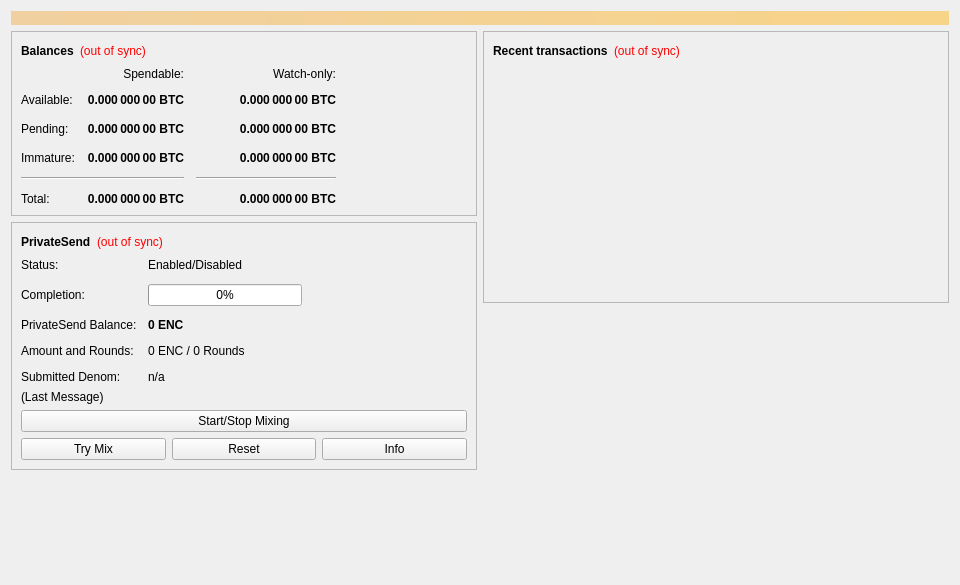
<?xml version="1.0" encoding="UTF-8"?>
<ui version="4.0">
 <class>OverviewPage</class>
 <widget class="QWidget" name="OverviewPage">
  <property name="geometry">
   <rect>
    <x>0</x>
    <y>0</y>
    <width>960</width>
    <height>585</height>
   </rect>
  </property>
  <property name="minimumSize">
   <size>
    <width>960</width>
    <height>0</height>
   </size>
  </property>
  <property name="windowTitle">
   <string>Form</string>
  </property>
  <layout class="QVBoxLayout" name="topLayout">
   <item>
    <widget class="QLabel" name="labelAlerts">
     <property name="visible">
      <bool>false</bool>
     </property>
     <property name="styleSheet">
      <string notr="true">QLabel { background-color: qlineargradient(x1: 0, y1: 0, x2: 1, y2: 0, stop:0 #F0D0A0, stop:1 #F8D488); color:#000000; }</string>
     </property>
     <property name="wordWrap">
      <bool>true</bool>
     </property>
     <property name="margin">
      <number>3</number>
     </property>
     <property name="textInteractionFlags">
      <set>Qt::TextSelectableByMouse</set>
     </property>
    </widget>
   </item>
   <item>
    <layout class="QHBoxLayout" name="horizontalLayout" stretch="1,1">
     <item>
      <layout class="QVBoxLayout" name="verticalLayout_2">
       <item>
        <widget class="QFrame" name="frame">
         <property name="frameShape">
          <enum>QFrame::StyledPanel</enum>
         </property>
         <property name="frameShadow">
          <enum>QFrame::Raised</enum>
         </property>
         <layout class="QVBoxLayout" name="verticalLayout_4">
          <item>
           <layout class="QHBoxLayout" name="horizontalLayout_4">
            <item>
             <widget class="QLabel" name="label_5">
              <property name="font">
               <font>
                <weight>75</weight>
                <bold>true</bold>
               </font>
              </property>
              <property name="text">
               <string>Balances</string>
              </property>
             </widget>
            </item>
            <item>
             <widget class="QLabel" name="labelWalletStatus">
              <property name="toolTip">
               <string>The displayed information may be out of date. Your wallet automatically synchronizes with the Easynodecoin network after a connection is established, but this process has not completed yet.</string>
              </property>
              <property name="styleSheet">
               <string notr="true">QLabel { color: red; }</string>
              </property>
              <property name="text">
               <string notr="true">(out of sync)</string>
              </property>
              <property name="alignment">
               <set>Qt::AlignLeading|Qt::AlignLeft|Qt::AlignVCenter</set>
              </property>
             </widget>
            </item>
            <item>
             <spacer name="horizontalSpacer_3">
              <property name="orientation">
               <enum>Qt::Horizontal</enum>
              </property>
              <property name="sizeHint" stdset="0">
               <size>
                <width>40</width>
                <height>20</height>
               </size>
              </property>
             </spacer>
            </item>
           </layout>
          </item>
          <item>
           <layout class="QGridLayout" name="gridLayout">
            <property name="spacing">
             <number>12</number>
            </property>
            <item row="2" column="2">
             <widget class="QLabel" name="labelWatchPending">
              <property name="font">
               <font>
                <weight>75</weight>
                <bold>true</bold>
               </font>
              </property>
              <property name="cursor">
               <cursorShape>IBeamCursor</cursorShape>
              </property>
              <property name="toolTip">
               <string>Unconfirmed transactions to watch-only addresses</string>
              </property>
              <property name="text">
               <string notr="true">0.000 000 00 BTC</string>
              </property>
              <property name="alignment">
               <set>Qt::AlignRight|Qt::AlignTrailing|Qt::AlignVCenter</set>
              </property>
              <property name="textInteractionFlags">
               <set>Qt::LinksAccessibleByMouse|Qt::TextSelectableByKeyboard|Qt::TextSelectableByMouse</set>
              </property>
             </widget>
            </item>
            <item row="2" column="1">
             <widget class="QLabel" name="labelUnconfirmed">
              <property name="font">
               <font>
                <weight>75</weight>
                <bold>true</bold>
               </font>
              </property>
              <property name="cursor">
               <cursorShape>IBeamCursor</cursorShape>
              </property>
              <property name="toolTip">
               <string>Total of transactions that have yet to be confirmed, and do not yet count toward the spendable balance</string>
              </property>
              <property name="text">
               <string notr="true">0.000 000 00 BTC</string>
              </property>
              <property name="alignment">
               <set>Qt::AlignRight|Qt::AlignTrailing|Qt::AlignVCenter</set>
              </property>
              <property name="textInteractionFlags">
               <set>Qt::LinksAccessibleByMouse|Qt::TextSelectableByKeyboard|Qt::TextSelectableByMouse</set>
              </property>
             </widget>
            </item>
            <item row="3" column="2">
             <widget class="QLabel" name="labelWatchImmature">
              <property name="font">
               <font>
                <weight>75</weight>
                <bold>true</bold>
               </font>
              </property>
              <property name="cursor">
               <cursorShape>IBeamCursor</cursorShape>
              </property>
              <property name="toolTip">
               <string>Mined balance in watch-only addresses that has not yet matured</string>
              </property>
              <property name="text">
               <string notr="true">0.000 000 00 BTC</string>
              </property>
              <property name="alignment">
               <set>Qt::AlignRight|Qt::AlignTrailing|Qt::AlignVCenter</set>
              </property>
              <property name="textInteractionFlags">
               <set>Qt::LinksAccessibleByMouse|Qt::TextSelectableByKeyboard|Qt::TextSelectableByMouse</set>
              </property>
             </widget>
            </item>
            <item row="4" column="0" colspan="2">
             <widget class="Line" name="lineSpendableBalance">
              <property name="orientation">
               <enum>Qt::Horizontal</enum>
              </property>
             </widget>
            </item>
            <item row="4" column="2">
             <widget class="Line" name="lineWatchBalance">
              <property name="sizePolicy">
               <sizepolicy hsizetype="Preferred" vsizetype="Fixed">
                <horstretch>0</horstretch>
                <verstretch>0</verstretch>
               </sizepolicy>
              </property>
              <property name="minimumSize">
               <size>
                <width>140</width>
                <height>0</height>
               </size>
              </property>
              <property name="orientation">
               <enum>Qt::Horizontal</enum>
              </property>
             </widget>
            </item>
            <item row="5" column="0">
             <widget class="QLabel" name="labelTotalText">
              <property name="text">
               <string>Total:</string>
              </property>
             </widget>
            </item>
            <item row="3" column="1">
             <widget class="QLabel" name="labelImmature">
              <property name="font">
               <font>
                <weight>75</weight>
                <bold>true</bold>
               </font>
              </property>
              <property name="cursor">
               <cursorShape>IBeamCursor</cursorShape>
              </property>
              <property name="toolTip">
               <string>Mined balance that has not yet matured</string>
              </property>
              <property name="text">
               <string notr="true">0.000 000 00 BTC</string>
              </property>
              <property name="alignment">
               <set>Qt::AlignRight|Qt::AlignTrailing|Qt::AlignVCenter</set>
              </property>
              <property name="textInteractionFlags">
               <set>Qt::LinksAccessibleByMouse|Qt::TextSelectableByKeyboard|Qt::TextSelectableByMouse</set>
              </property>
             </widget>
            </item>
            <item row="2" column="3">
             <spacer name="horizontalSpacer_2">
              <property name="orientation">
               <enum>Qt::Horizontal</enum>
              </property>
              <property name="sizeHint" stdset="0">
               <size>
                <width>40</width>
                <height>20</height>
               </size>
              </property>
             </spacer>
            </item>
            <item row="3" column="0">
             <widget class="QLabel" name="labelImmatureText">
              <property name="text">
               <string>Immature:</string>
              </property>
             </widget>
            </item>
            <item row="5" column="1">
             <widget class="QLabel" name="labelTotal">
              <property name="font">
               <font>
                <weight>75</weight>
                <bold>true</bold>
               </font>
              </property>
              <property name="cursor">
               <cursorShape>IBeamCursor</cursorShape>
              </property>
              <property name="toolTip">
               <string>Your current total balance</string>
              </property>
              <property name="text">
               <string notr="true">0.000 000 00 BTC</string>
              </property>
              <property name="alignment">
               <set>Qt::AlignRight|Qt::AlignTrailing|Qt::AlignVCenter</set>
              </property>
              <property name="textInteractionFlags">
               <set>Qt::LinksAccessibleByMouse|Qt::TextSelectableByKeyboard|Qt::TextSelectableByMouse</set>
              </property>
             </widget>
            </item>
            <item row="5" column="2">
             <widget class="QLabel" name="labelWatchTotal">
              <property name="font">
               <font>
                <weight>75</weight>
                <bold>true</bold>
               </font>
              </property>
              <property name="cursor">
               <cursorShape>IBeamCursor</cursorShape>
              </property>
              <property name="toolTip">
               <string>Current total balance in watch-only addresses</string>
              </property>
              <property name="text">
               <string notr="true">0.000 000 00 BTC</string>
              </property>
              <property name="alignment">
               <set>Qt::AlignRight|Qt::AlignTrailing|Qt::AlignVCenter</set>
              </property>
              <property name="textInteractionFlags">
               <set>Qt::LinksAccessibleByMouse|Qt::TextSelectableByKeyboard|Qt::TextSelectableByMouse</set>
              </property>
             </widget>
            </item>
            <item row="0" column="2">
             <widget class="QLabel" name="labelWatchonly">
              <property name="text">
               <string>Watch-only:</string>
              </property>
              <property name="alignment">
               <set>Qt::AlignRight|Qt::AlignTrailing|Qt::AlignVCenter</set>
              </property>
             </widget>
            </item>
            <item row="1" column="0">
             <widget class="QLabel" name="labelBalanceText">
              <property name="text">
               <string>Available:</string>
              </property>
             </widget>
            </item>
            <item row="1" column="1">
             <widget class="QLabel" name="labelBalance">
              <property name="font">
               <font>
                <weight>75</weight>
                <bold>true</bold>
               </font>
              </property>
              <property name="cursor">
               <cursorShape>IBeamCursor</cursorShape>
              </property>
              <property name="toolTip">
               <string>Your current spendable balance</string>
              </property>
              <property name="text">
               <string notr="true">0.000 000 00 BTC</string>
              </property>
              <property name="alignment">
               <set>Qt::AlignRight|Qt::AlignTrailing|Qt::AlignVCenter</set>
              </property>
              <property name="textInteractionFlags">
               <set>Qt::LinksAccessibleByMouse|Qt::TextSelectableByKeyboard|Qt::TextSelectableByMouse</set>
              </property>
             </widget>
            </item>
            <item row="1" column="2">
             <widget class="QLabel" name="labelWatchAvailable">
              <property name="font">
               <font>
                <weight>75</weight>
                <bold>true</bold>
               </font>
              </property>
              <property name="cursor">
               <cursorShape>IBeamCursor</cursorShape>
              </property>
              <property name="toolTip">
               <string>Your current balance in watch-only addresses</string>
              </property>
              <property name="text">
               <string notr="true">0.000 000 00 BTC</string>
              </property>
              <property name="alignment">
               <set>Qt::AlignRight|Qt::AlignTrailing|Qt::AlignVCenter</set>
              </property>
              <property name="textInteractionFlags">
               <set>Qt::LinksAccessibleByMouse|Qt::TextSelectableByKeyboard|Qt::TextSelectableByMouse</set>
              </property>
             </widget>
            </item>
            <item row="2" column="0">
             <widget class="QLabel" name="labelPendingText">
              <property name="text">
               <string>Pending:</string>
              </property>
             </widget>
            </item>
            <item row="0" column="1">
             <widget class="QLabel" name="labelSpendable">
              <property name="text">
               <string>Spendable:</string>
              </property>
              <property name="alignment">
               <set>Qt::AlignRight|Qt::AlignTrailing|Qt::AlignVCenter</set>
              </property>
             </widget>
            </item>
           </layout>
          </item>
         </layout>
        </widget>
       </item>
       <item>
        <widget class="QFrame" name="framePrivateSend">
         <property name="layoutDirection">
          <enum>Qt::LeftToRight</enum>
         </property>
         <property name="frameShape">
          <enum>QFrame::StyledPanel</enum>
         </property>
         <property name="frameShadow">
          <enum>QFrame::Raised</enum>
         </property>
         <layout class="QVBoxLayout" name="VerticalLayout_PS1">
          <item>
           <layout class="QHBoxLayout" name="horizontalLayout_5">
            <item>
             <widget class="QLabel" name="labelPrivateSendHeader">
              <property name="font">
               <font>
                <weight>75</weight>
                <bold>true</bold>
               </font>
              </property>
              <property name="text">
               <string>PrivateSend</string>
              </property>
             </widget>
            </item>
            <item>
             <widget class="QLabel" name="labelPrivateSendSyncStatus">
              <property name="toolTip">
               <string>The displayed information may be out of date. Your wallet automatically synchronizes with the Easynodecoin network after a connection is established, but this process has not completed yet.</string>
              </property>
              <property name="styleSheet">
               <string notr="true">QLabel { color: red; }</string>
              </property>
              <property name="text">
               <string notr="true">(out of sync)</string>
              </property>
              <property name="alignment">
               <set>Qt::AlignLeading|Qt::AlignLeft|Qt::AlignVCenter</set>
              </property>
             </widget>
            </item>
            <item>
             <spacer name="horizontalSpacer_4">
              <property name="orientation">
               <enum>Qt::Horizontal</enum>
              </property>
              <property name="sizeHint" stdset="0">
               <size>
                <width>40</width>
                <height>20</height>
               </size>
              </property>
             </spacer>
            </item>
           </layout>
          </item>
          <item>
           <layout class="QFormLayout" name="privateSendFormLayout">
            <property name="fieldGrowthPolicy">
             <enum>QFormLayout::AllNonFixedFieldsGrow</enum>
            </property>
            <property name="horizontalSpacing">
             <number>11</number>
            </property>
            <property name="verticalSpacing">
             <number>12</number>
            </property>
            <item row="0" column="0">
             <widget class="QLabel" name="labelPrivateSendEnabledText">
              <property name="text">
               <string>Status:</string>
              </property>
             </widget>
            </item>
            <item row="0" column="1">
             <widget class="QLabel" name="labelPrivateSendEnabled">
              <property name="text">
               <string>Enabled/Disabled</string>
              </property>
             </widget>
            </item>
            <item row="1" column="0">
             <widget class="QLabel" name="labelCompletitionText">
              <property name="text">
               <string>Completion:</string>
              </property>
             </widget>
            </item>
            <item row="1" column="1">
             <widget class="QProgressBar" name="privateSendProgress">
              <property name="maximumSize">
               <size>
                <width>154</width>
                <height>16777215</height>
               </size>
              </property>
              <property name="value">
               <number>0</number>
              </property>
             </widget>
            </item>
            <item row="2" column="0">
             <widget class="QLabel" name="labelAnonymizedText">
              <property name="text">
               <string>PrivateSend Balance:</string>
              </property>
             </widget>
            </item>
            <item row="2" column="1">
             <widget class="QLabel" name="labelAnonymized">
              <property name="font">
               <font>
                <weight>75</weight>
                <bold>true</bold>
               </font>
              </property>
              <property name="text">
               <string notr="true">0 ENC</string>
              </property>
             </widget>
            </item>
            <item row="3" column="0">
             <widget class="QLabel" name="labelAmountAndRoundsText">
              <property name="text">
               <string>Amount and Rounds:</string>
              </property>
             </widget>
            </item>
            <item row="3" column="1">
             <widget class="QLabel" name="labelAmountRounds">
              <property name="text">
               <string>0 ENC / 0 Rounds</string>
              </property>
             </widget>
            </item>
            <item row="4" column="0">
             <widget class="QLabel" name="labelSubmittedDenomText">
              <property name="text">
               <string>Submitted Denom:</string>
              </property>
             </widget>
            </item>
            <item row="4" column="1">
             <widget class="QLabel" name="labelSubmittedDenom">
              <property name="toolTip">
               <string>The denominations you submitted to the Masternode.&lt;br&gt;To mix, other users must submit the exact same denominations.</string>
              </property>
              <property name="text">
               <string>n/a</string>
              </property>
             </widget>
            </item>
           </layout>
          </item>
          <item>
           <layout class="QVBoxLayout" name="VerticalLayout_PS">
            <item>
             <widget class="QLabel" name="labelPrivateSendLastMessage">
              <property name="text">
               <string>(Last Message)</string>
              </property>
              <property name="alignment">
               <set>Qt::AlignLeading|Qt::AlignLeft|Qt::AlignTop</set>
              </property>
              <property name="wordWrap">
               <bool>true</bool>
              </property>
             </widget>
            </item>
            <item>
             <widget class="QPushButton" name="togglePrivateSend">
              <property name="sizePolicy">
               <sizepolicy hsizetype="MinimumExpanding" vsizetype="Fixed">
                <horstretch>0</horstretch>
                <verstretch>0</verstretch>
               </sizepolicy>
              </property>
              <property name="text">
               <string>Start/Stop Mixing</string>
              </property>
             </widget>
            </item>
            <item>
             <layout class="QHBoxLayout" name="horizontalLayout_debugbuttons">
              <item>
               <widget class="QPushButton" name="privateSendAuto">
                <property name="sizePolicy">
                 <sizepolicy hsizetype="MinimumExpanding" vsizetype="Fixed">
                  <horstretch>0</horstretch>
                  <verstretch>0</verstretch>
                 </sizepolicy>
                </property>
                <property name="toolTip">
                 <string>Try to manually submit a PrivateSend request.</string>
                </property>
                <property name="text">
                 <string>Try Mix</string>
                </property>
               </widget>
              </item>
              <item>
               <widget class="QPushButton" name="privateSendReset">
                <property name="sizePolicy">
                 <sizepolicy hsizetype="MinimumExpanding" vsizetype="Fixed">
                  <horstretch>0</horstretch>
                  <verstretch>0</verstretch>
                 </sizepolicy>
                </property>
                <property name="toolTip">
                 <string>Reset the current status of PrivateSend (can interrupt PrivateSend if it's in the process of Mixing, which can cost you money!)</string>
                </property>
                <property name="autoFillBackground">
                 <bool>false</bool>
                </property>
                <property name="text">
                 <string>Reset</string>
                </property>
               </widget>
              </item>
              <item>
               <widget class="QPushButton" name="privateSendInfo">
                <property name="sizePolicy">
                 <sizepolicy hsizetype="MinimumExpanding" vsizetype="Fixed">
                  <horstretch>0</horstretch>
                  <verstretch>0</verstretch>
                 </sizepolicy>
                </property>
                <property name="toolTip">
                 <string>Information about PrivateSend and Mixing</string>
                </property>
                <property name="text">
                 <string>Info</string>
                </property>
               </widget>
              </item>
             </layout>
            </item>
           </layout>
          </item>
         </layout>
        </widget>
       </item>
       <item>
        <spacer name="verticalSpacer">
         <property name="orientation">
          <enum>Qt::Vertical</enum>
         </property>
         <property name="sizeHint" stdset="0">
          <size>
           <width>20</width>
           <height>40</height>
          </size>
         </property>
        </spacer>
       </item>
      </layout>
     </item>
     <item>
      <layout class="QVBoxLayout" name="verticalLayout_3">
       <item>
        <widget class="QFrame" name="frame_2">
         <property name="frameShape">
          <enum>QFrame::StyledPanel</enum>
         </property>
         <property name="frameShadow">
          <enum>QFrame::Raised</enum>
         </property>
         <layout class="QVBoxLayout" name="verticalLayout">
          <item>
           <layout class="QHBoxLayout" name="horizontalLayout_2">
            <item>
             <widget class="QLabel" name="label_4">
              <property name="font">
               <font>
                <weight>75</weight>
                <bold>true</bold>
               </font>
              </property>
              <property name="text">
               <string>Recent transactions</string>
              </property>
             </widget>
            </item>
            <item>
             <widget class="QLabel" name="labelTransactionsStatus">
              <property name="toolTip">
               <string>The displayed information may be out of date. Your wallet automatically synchronizes with the Easynodecoin network after a connection is established, but this process has not completed yet.</string>
              </property>
              <property name="styleSheet">
               <string notr="true">QLabel { color: red; }</string>
              </property>
              <property name="text">
               <string notr="true">(out of sync)</string>
              </property>
              <property name="alignment">
               <set>Qt::AlignLeading|Qt::AlignLeft|Qt::AlignVCenter</set>
              </property>
             </widget>
            </item>
            <item>
             <spacer name="horizontalSpacer">
              <property name="orientation">
               <enum>Qt::Horizontal</enum>
              </property>
              <property name="sizeHint" stdset="0">
               <size>
                <width>40</width>
                <height>20</height>
               </size>
              </property>
             </spacer>
            </item>
           </layout>
          </item>
          <item>
           <widget class="QListView" name="listTransactions">
            <property name="styleSheet">
             <string notr="true">QListView { background: transparent; }</string>
            </property>
            <property name="frameShape">
             <enum>QFrame::NoFrame</enum>
            </property>
            <property name="verticalScrollBarPolicy">
             <enum>Qt::ScrollBarAlwaysOff</enum>
            </property>
            <property name="horizontalScrollBarPolicy">
             <enum>Qt::ScrollBarAlwaysOff</enum>
            </property>
            <property name="selectionMode">
             <enum>QAbstractItemView::NoSelection</enum>
            </property>
           </widget>
          </item>
         </layout>
        </widget>
       </item>
       <item>
        <spacer name="verticalSpacer_2">
         <property name="orientation">
          <enum>Qt::Vertical</enum>
         </property>
         <property name="sizeHint" stdset="0">
          <size>
           <width>20</width>
           <height>40</height>
          </size>
         </property>
        </spacer>
       </item>
      </layout>
     </item>
    </layout>
   </item>
  </layout>
 </widget>
 <resources/>
 <connections/>
</ui>
